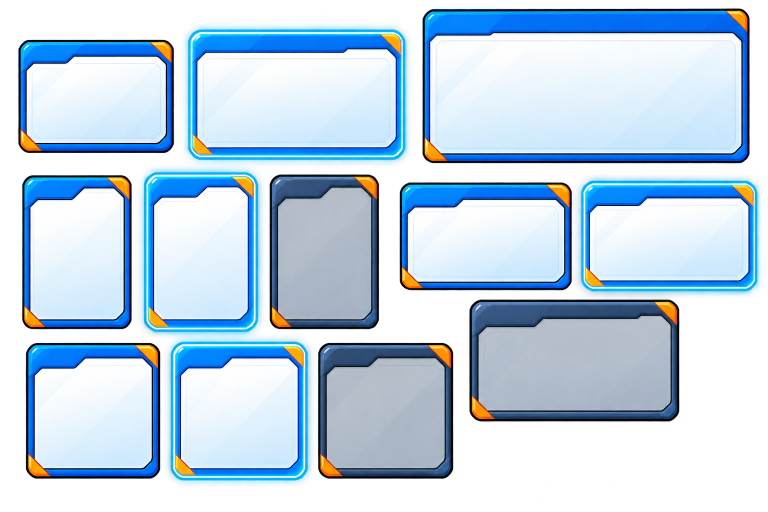
#> input picture tools/ui-source/card.png, 1536 x 1024 px (shown at 1/2 size)
$ python make_transparent.py ../../../ui-source/card.png
#> lines starting #> are read from the running program, lines starting #| are printed output that depends on the picture; after the words box and inside, x2 and y2 are one past the last pixel; in counts of white or black regions, pixels touching at a corner belong together
#!/usr/bin/env python3
# -*- coding: utf-8 -*-
"""Xoa nen trang cua sheet (khi cong cu ve van tra nen trang thay vi trong suot) – khong can sinh lai anh.

    python3 tools/make_transparent.py sheets/*.png      # ghi de tung file

Vung trang noi voi mep anh (nen va khe giua cac o) -> alpha 0; vien sat hinh lam mo nhe. Khung chan dung
(nen xanh nhat) va mau trang tren nguoi nhan vat (khong noi voi mep) duoc giu nguyen.
"""
import sys
import numpy as np
from PIL import Image
from scipy import ndimage as ndi

def make_transparent(path, tol=34):
#> called with path = '../../../ui-source/card.png', tol = 34
    a = np.array(Image.open(path).convert("RGBA"))
#> a is the input picture: shape (1024, 1536, 4); mean R, G, B, A 120.4, 156.3, 183.1, 172.5
    rgb = a[..., :3].astype(int)
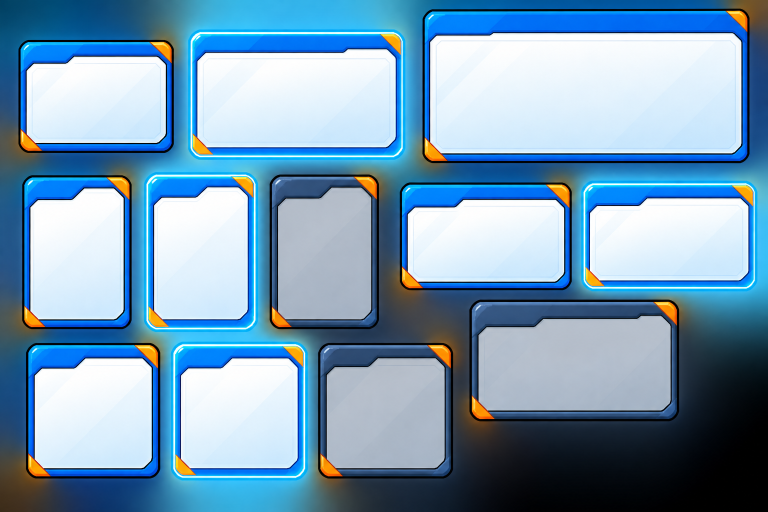
#> rgb: shape (1024, 1536, 3) int64 (shown at 1/2 size); mean R, G, B 120.4, 156.3, 183.1
    white = ((rgb.min(-1) > 255 - tol) & ((rgb.max(-1) - rgb.min(-1)) < 20)) | (a[..., 3] < 16)
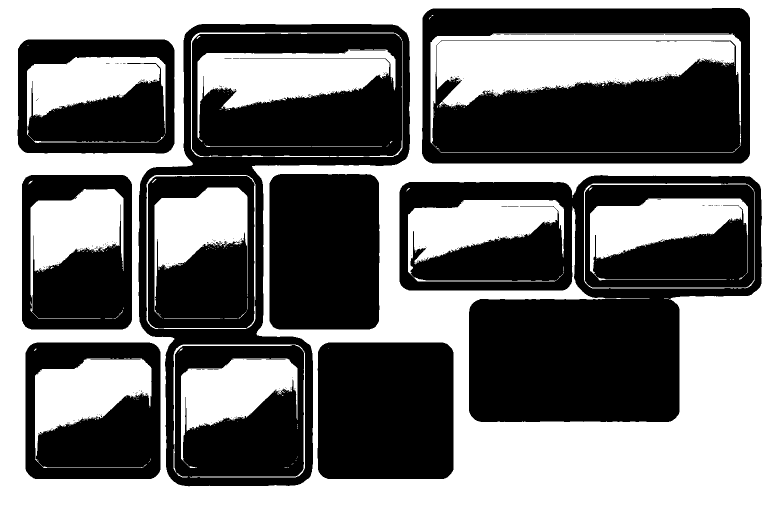
#> white: shape (1024, 1536) bool (shown at 1/2 size); 46% white; 316 white regions (292 under 20 px), largest, box (x1, y1, x2, y2) and area: (0, 0, 1536, 1024) 455045, (861, 67, 1482, 306) 60882, (395, 99, 791, 284) 32496
    lab, _ = ndi.label(white)
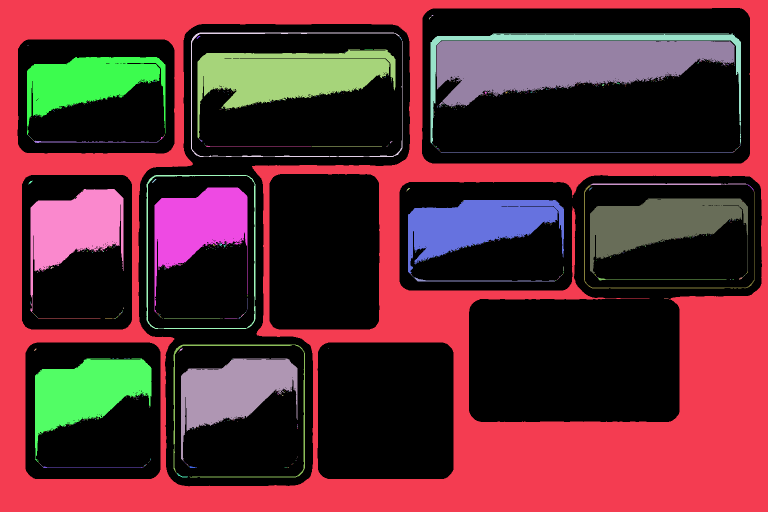
#> lab: shape (1024, 1536) int32 (shown at 1/2 size); 779 distinct labels, from 0 to 778; one colour per label, 0 black
    edge = set(np.unique(np.concatenate([lab[0], lab[-1], lab[:, 0], lab[:, -1]]))) - {0}
#> edge = 1 item
    bg = np.isin(lab, list(edge))
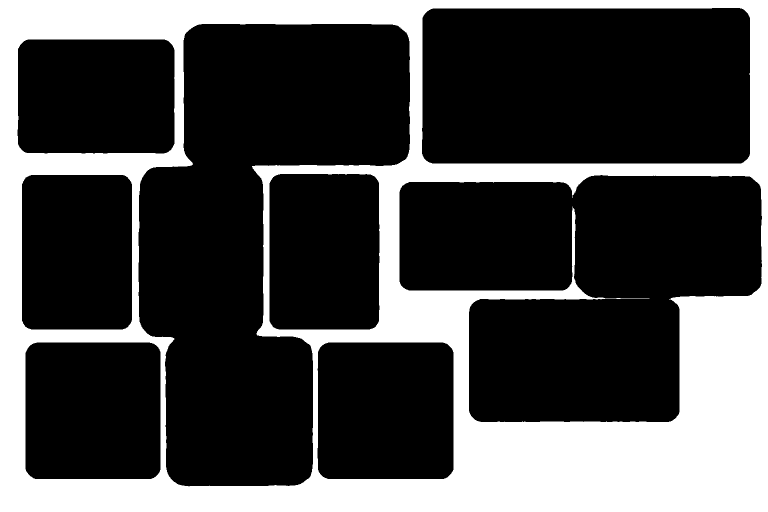
#> bg: shape (1024, 1536) bool (shown at 1/2 size); 28.9% white; 1 white region, box (x1, y1, x2, y2) and area: (0, 0, 1536, 1024) 455045
    a[..., 3] = np.where(bg, 0, a[..., 3])
#> a: shape (1024, 1536, 4); 5.03% of pixels changed, all inside (x1, y1, x2, y2) = (29, 12, 1536, 1024)
    ring = ndi.binary_dilation(bg) & ~bg & (rgb.min(-1) > 225)
#> ring: shape (1024, 1536) bool; every value is 0
    a[ring, 3] = 90
    Image.fromarray(a).save(path)
    return round(bg.mean() * 100, 1)

if __name__ == "__main__":
    for p in sys.argv[1:]:
        print(f"{p}: {make_transparent(p)}% nen da xoa")
